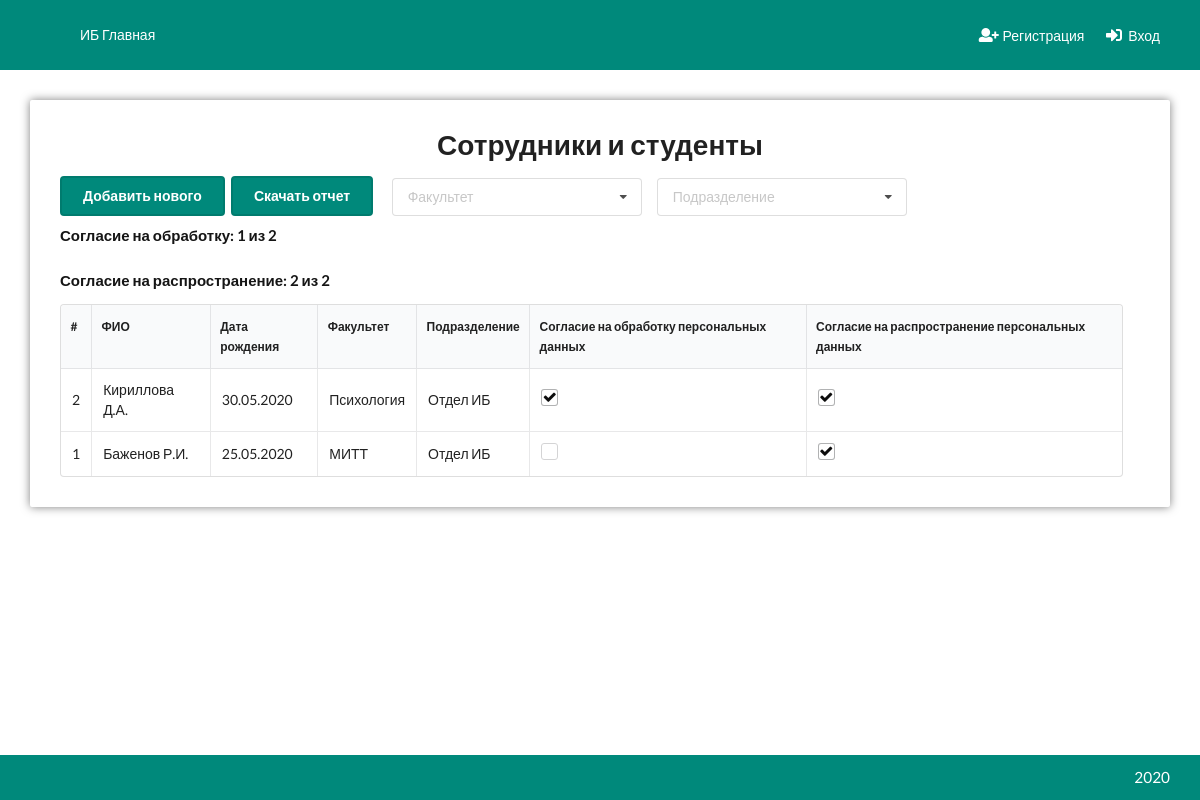
The app's page /other/persons-list/ with its own data.
### Pdn/models.py (models this page shows, shortened)
class Person(models.Model):
    objects = MyManager()
    last_name = models.CharField(max_length=128, verbose_name='Фамилия')
    first_name = models.CharField(max_length=128, verbose_name='Имя')
    surname = models.CharField(max_length=128, verbose_name='Отчество')
    birth_date = models.DateField(verbose_name='Дата рождения')
    fakultet = models.ForeignKey('Fakultet', on_delete=models.SET_NULL, null=True, blank=True, verbose_name='Факультет', related_name='persons')
    podrazd = models.ForeignKey('Podrazdelenie', on_delete=models.SET_NULL, null=True, blank=True, verbose_name='Подразделение', related_name='persons')
    soglasie = models.BooleanField(default=False, verbose_name='Согласие на обработку персональных данных')
    sogl_raspr = models.BooleanField(default=False, verbose_name='Согласие на распространение персональных данных')
    def get_fio(self):
        return f'{self.last_name} {self.first_name[0]}.{self.surname[0]}.'
    class Meta:
        verbose_name = 'Сотрудник/Студент'
        verbose_name_plural = 'Сотрудники/Студенты'
        ordering = ['-id']

class Fakultet(models.Model):
    objects = MyManager()
    name = models.CharField(unique=True, max_length=32, verbose_name='Название')
    def __str__(self):
        return self.name
    class Meta:
        verbose_name = 'Факультет'
        verbose_name_plural = 'Факультеты'

class Podrazdelenie(models.Model):
    objects = MyManager()
    name = models.CharField(unique=True, max_length=32, verbose_name='Название')
    def __str__(self):
        return self.name
    class Meta:
        verbose_name = 'Подразделение'
        verbose_name_plural = 'Подразделения'

### Pdn/views.py (the view)
# urls.py: path('persons-list/', persons_list, name='persons_list'),
def persons_list(request):
    instances = Person.objects.all()
    fakultet = request.GET.get('fakultet')
    podrazd = request.GET.get('podrazd')
    if fakultet and fakultet != '':
        instances = instances.filter(fakultet__id=fakultet)
    if podrazd and podrazd != '':
        instances = instances.filter(podrazd__id=podrazd)
    data = {'instances': instances, 'sogl_raspr': instances.filter(sogl_raspr=True).count(),
            'sogl_obr': instances.filter(soglasie=True).count(), 'fakultets': Fakultet.objects.all(),
            'podrazds': Podrazdelenie.objects.all()}
    persons_otchet(request)
    return render(request, 'Pdn/PersonsList.html', data)

### Accounts/templatetags/modified.py (called while the page is built, shortened)
@register.simple_tag(takes_context=True)
def iurl(context, viewname, **kwargs):
    get = {}
    delete_keys = []
    for key in delete_keys:
        del kwargs[key]
    return build_url(viewname, **kwargs, get=get)

@register.filter
def substract(val1, val2):
    return int(val1) - int(val2)

### utils/shortcuts.py (called while the page is built)
def build_url(*args, **kwargs):
    get = kwargs.pop('get', None)
    url = reverse(*args, kwargs=kwargs)
    if get:
        url += '?' + urllib.parse.urlencode(get)
    return url

### templates/Pdn/PersonsList.html (shortened to what this page needs)
{% extends 'base.html' %}
{% load modified %}
{% load static %}
{% block content %}
    <div class="ui container">
        <div class="child-center">
            <div class="skzi-list cblock">
                <div class="content">
                    <h1 class="ui center aligned header">Сотрудники и студенты</h1>
                    <div class="panel">
                        <div class="buttons left">
                            <a href="{% iurl 'pdn:person_form' %}"
                               class="button primary ui medium">Добавить нового</a>
                            <a href="{% iurl 'pdn:otchet' %}"
                               class="button primary ui medium">Скачать отчет</a>
                        </div>
                        <form id="filter-form">
                            <div class="ui fluid search selection dropdown">
                                <i class="dropdown icon"></i>
                                <div class="default text">Факультет</div>
                            </div>
                            <div class="ui fluid search selection dropdown">
                                <i class="dropdown icon"></i>
                                <div class="default text">Подразделение</div>
                            </div>
                        </form>
                    </div>
                    <div id="table-container" class="sixteen wide table-container">
                        <h4>Согласие на обработку: {{ sogl_obr }} из {{ instances.count }}</h4>
                        <h4>Согласие на распространение: {{ sogl_raspr }} из {{ instances.count }}</h4>
                        <div class="table-width">
                            <table class="ui celled selectable sortable table tableFixHead">
                                <thead>
                                <tr>
                                    <th>#</th>
                                    <th>ФИО</th>
                                    <th>Дата рождения</th>
                                    <th>Факультет</th>
                                    <th>Подразделение</th>
                                    <th>Согласие на обработку персональных данных</th>
                                    <th>Согласие на распространение персональных данных</th>
                                </tr>
                                </thead>
                                <tbody>
                                {% for instance in instances %}
                                    <tr data-id="{{ instance.id }}">
                                    <td data-label="#">{{ instances|length|substract:forloop.counter0 }}</td>
                                    <td data-label="ФИО">{{ instance.get_fio }}</td>
                                    <td data-label="Дата рождения">{{ instance.birth_date }}</td>
                                    <td data-label="Факультет">{{ instance.fakultet|default_if_none:'' }}</td>
                                    <td data-label="Подразделение">{{ instance.podrazd|default_if_none:'' }}</td>
                                    <td style="white-space: normal"
                                        data-label="Согласие на обработку персональных данных">
                                        <div class="ui {% if instance.soglasie %} checked {% endif %} checkbox">
                                        </div>
                                    </td>
                                    <td style="white-space: normal"
                                        data-label="Согласие на распространение персональных данных">
                                        <div class="ui {% if instance.sogl_raspr %} checked {% endif %} checkbox">
                                        </div>
                                    </td>
                                {% endfor %}
                                </tbody>
                            </table>
                        </div>
                    </div>
                </div>
            </div>
        </div>
    </div>
{% endblock %}

### static/css/style.css (style rules this page uses)
:root { --color: #151515;--nav-bg-color: #00897b;--nav-color: #ffffff;--nav-item-hover-bg-color: #007b6e;--content-bg-color: #ffffff;--btn-primary-color: #00897b;--btn-primary-hover-color: #007b6e;--btn-primary-active-color: #006d62;--btn-primary-text-color: #ffffff;--menu-active-color: #ccddff;--menu-active-hover-color: #b3ccff;--graphic-key-color: #00897b;--graphic-key-brd-color: #007b6e }
:root body:before { filter:invert(100%) blur(5px) opacity(60%) }
.skzi-list { width:100%;max-width:100% }
.skzi-list .panel { width:100%;float:left;position:relative;margin-bottom:10px }
.skzi-list .panel .buttons { float:left;position:relative;width:auto }
.skzi-list .panel .ui.search.dropdown { float:left;position:relative;display:block;max-width:250px;margin-top:2px;margin-left:15px }
.skzi-list .table-container { width:100%;overflow-x:auto;overflow-y:visible !important;font-size:12px;max-height:60vh;padding-right:17px }
.skzi-list .table-container .table-width { max-width:2000px }
.skzi-list .table-container .table-width table thead th { position:sticky;top:0;white-space:normal !important;word-wrap:break-spaces;vertical-align:top }
.skzi-list .table-container .table-width table tbody tr { cursor:pointer;font-size:14px }
html { padding:0;margin:0;min-height:100% }
body { padding:0;margin:0;color:var(--color) }
body:before { z-index:-3;content:"";position:fixed;top:0;left:0;width:100%;height:100%;background-attachment:fixed;background-repeat:no-repeat;background-size:cover }
body h1 { font-size:3rem }
.ui.container { width:95%;max-width:1280px !important }
.child-center { width:100%;display:flex;justify-content:center }
.cblock { display:block;position:relative;float:left }
.content:not(.no-shadow) { margin:30px 0;background-color:var(--content-bg-color);border-radius:2px;display:block;position:relative;float:left;width:100%;padding:30px;box-shadow:0 0 10px rgba(0,0,0,0.5) }
.ui.button.primary { background-color:var(--btn-primary-color);color:var(--btn-primary-text-color);border-radius:4px;border:solid 2px #007b6e }

### records on screen
Person: counter0 "2", get_fio "Кириллова Д.А.", birth_date "30.05.2020", fakultet "Психология", podrazd "Отдел ИБ"
Person: counter0 "1", get_fio "Баженов Р.И.", birth_date "25.05.2020", fakultet "МИТТ", podrazd "Отдел ИБ"

### other values on screen
{{ sogl_obr }} "1"
{{ instances.count }} "2"
{{ sogl_raspr }} "2"
